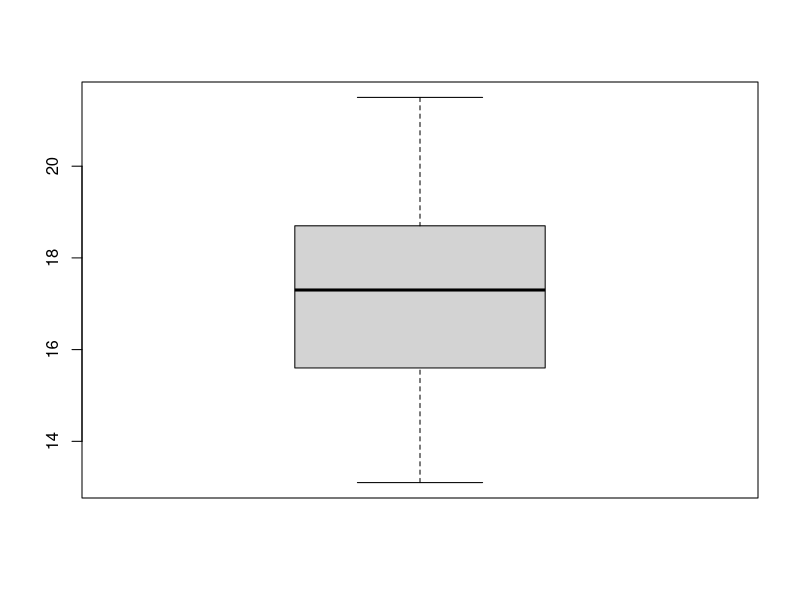
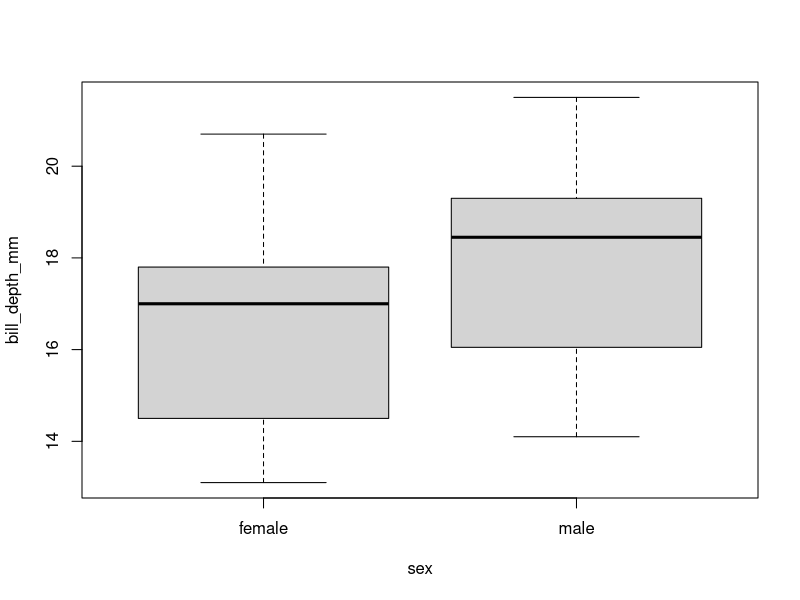
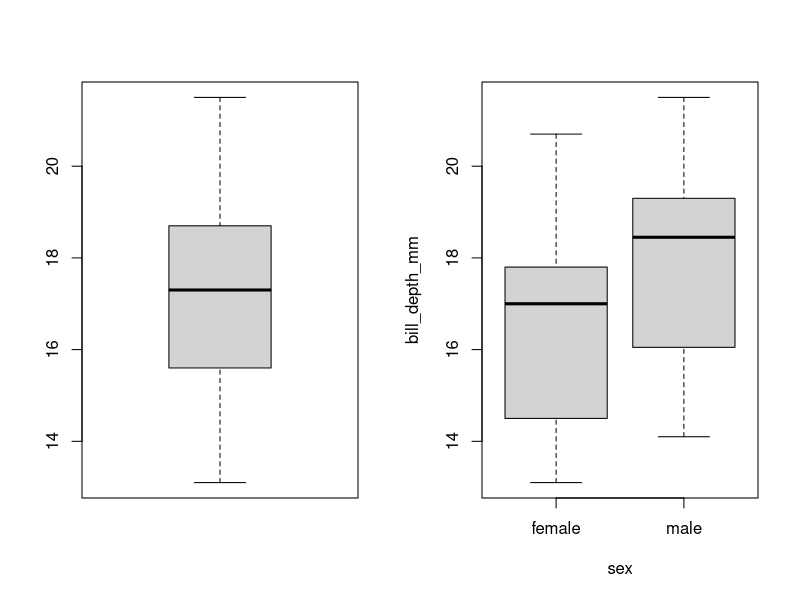
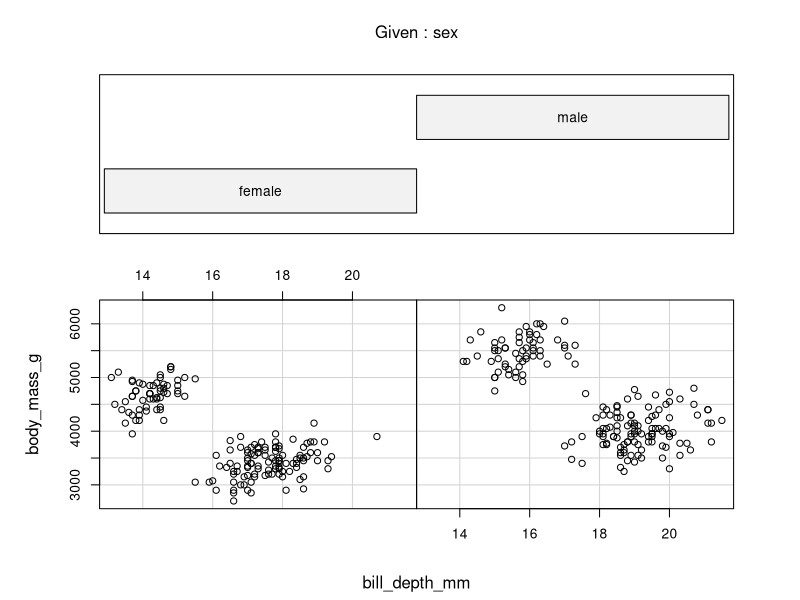
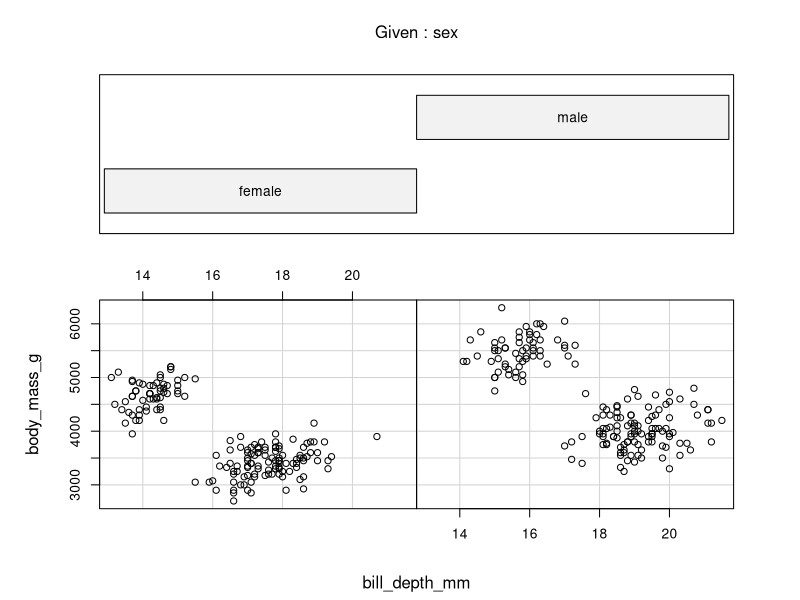

Recreate these plots in R, in order.
## ---- chunk 1
knitr::opts_chunk$set(echo = TRUE)
## ---- chunk 2
install.packages("palmerpenguins")
install.packages("here")
## ---- chunk 3
require(palmerpenguins)
require(here)
## ---- chunk 4
penguins = data.frame(penguins)

## ---- chunk 5
mean(penguins$body_mass_g)
## ---- chunk 6
head(penguins)
## ---- chunk 7
mean(penguins$body_mass_g, na.rm=TRUE)
## ---- chunk 8
boxplot(penguins$bill_depth_mm)

## ---- chunk 9
boxplot(bill_depth_mm ~ sex, data = penguins)
## ---- chunk 10
par(mfrow = c(1, 2))
boxplot(penguins$bill_depth_mm)
boxplot(bill_depth_mm ~ sex, data = penguins)
## ---- chunk 11
coplot(body_mass_g ~ bill_depth_mm | sex, data = penguins)
## ---- chunk 12
require(here)
png(filename = here("basic_histogram.png"), width = 800, height = 600)
coplot(body_mass_g ~ bill_depth_mm | sex, data = penguins)
dev.off()
